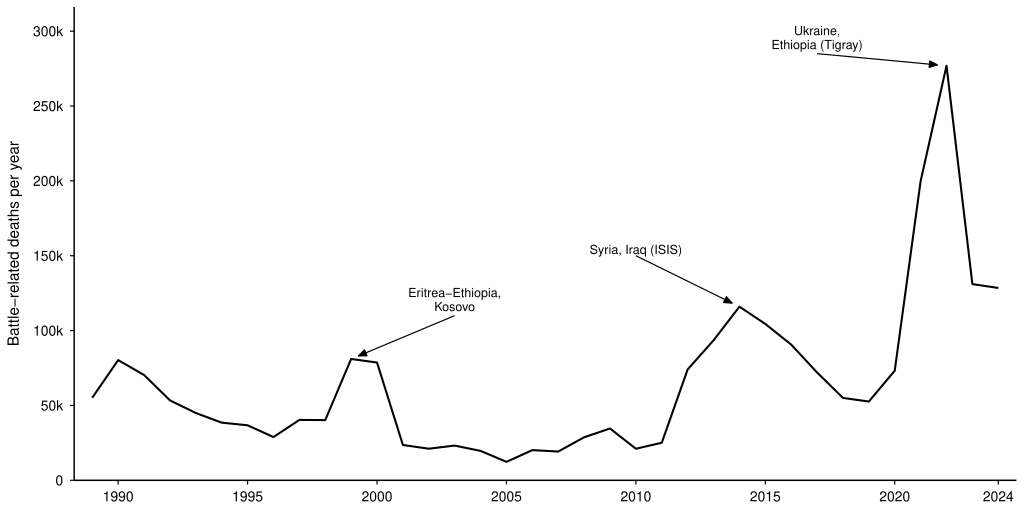

The R source for this figure:
# Task 5 v2 — Global battle-related deaths, 1989-2024 (B&W).
# v2 changes vs v1:
#   * Dropped the 1990 "Gulf War / Liberia / Sri Lanka" callout — the bump
#     there is small relative to later peaks and the label was anchoring
#     on a flat shoulder, not a real local maximum. Three callouts (1999,
#     2014, 2022) now mark the three clear visual peaks.
#   * Title rewritten in Quarto: original wording ("any year since records
#     began") implied a long historical baseline; UCDP only goes back to
#     1989, so the v2 title says "in three decades of UCDP records" instead.
# Story: in 35 years of UCDP records, battle deaths have never been higher
#   than they were in 2022 (Ukraine + Tigray).
# Strict black-and-white aesthetic: only pure black on pure white.
# No greys, no semi-transparent fills, no shaded uncertainty bands.
#
# Source: UCDP (2025). Battle-Related Deaths Dataset, version 25.1.
#   Uppsala Conflict Data Program. https://ucdp.uu.se/downloads/

setwd("/Users/alexanderweber/Documents/hsg/6_semester/data_visualization_with_ai")

suppressPackageStartupMessages({
  library(dplyr)
  library(readr)
  library(ggplot2)
  library(ggrepel)
})

# Strict B&W theme — every chart element forced to pure black on white.
# Does NOT source design_system.R, since that palette includes greys.
chart_family <- ""

theme_bw_strict <- function(base_size = 11, base_family = "") {
  ggplot2::theme_minimal(base_size = base_size, base_family = base_family) +
    ggplot2::theme(
      plot.title             = ggplot2::element_blank(),
      plot.subtitle          = ggplot2::element_blank(),
      plot.caption           = ggplot2::element_blank(),
      axis.title             = ggplot2::element_text(size = 11, color = "black"),
      axis.title.y           = ggplot2::element_text(margin = ggplot2::margin(r = 8)),
      axis.text              = ggplot2::element_text(size = 10, color = "black"),
      axis.line.x            = ggplot2::element_line(color = "black", linewidth = 0.5),
      axis.line.y            = ggplot2::element_line(color = "black", linewidth = 0.5),
      axis.ticks             = ggplot2::element_line(color = "black", linewidth = 0.4),
      axis.ticks.length      = ggplot2::unit(3, "pt"),
      panel.grid.major       = ggplot2::element_blank(),
      panel.grid.minor       = ggplot2::element_blank(),
      plot.background        = ggplot2::element_rect(fill = "white", color = NA),
      panel.background       = ggplot2::element_rect(fill = "white", color = NA)
    )
}

raw <- read_csv(
  "data/task_05/BattleDeaths_v25_1_conf.csv",
  show_col_types = FALSE
)

# Aggregate global yearly battle-related deaths (best estimate)
yearly <- raw %>%
  group_by(year) %>%
  summarise(deaths = sum(bd_best, na.rm = TRUE), .groups = "drop") %>%
  arrange(year)

cat("Years:", min(yearly$year), "-", max(yearly$year), "\n")
cat("Top 5 deadliest years:\n")
yearly %>% arrange(desc(deaths)) %>% head(5) %>% print()

# Annotations for major conflict spikes — kept few to preserve B&W cleanliness
ann <- tibble::tribble(
  ~year, ~deaths, ~label,
  1999,  yearly$deaths[yearly$year == 1999], "Eritrea-Ethiopia,\nKosovo",
  2014,  yearly$deaths[yearly$year == 2014], "Syria, Iraq (ISIS)",
  2022,  yearly$deaths[yearly$year == 2022], "Ukraine,\nEthiopia (Tigray)"
)

  # Manual annotations: geom_segment supports arrow.fill, ggrepel does not.
  # Each label gets a fixed position; the segment from label-end to data-point
  # uses a closed, black-filled arrowhead.
  ann_pos <- ann
  ann_pos$x_lbl <- c(2003,   2010,   2017)
  ann_pos$y_lbl <- c(110000, 150000, 285000)
  # Pull the arrow tip back from the data point by a small fraction of the
  # segment, leaving a visible gap between the arrowhead and the line.
  gap_frac <- 0.07
  ann_pos$x_tip <- ann_pos$year   + (ann_pos$x_lbl - ann_pos$year)   * gap_frac
  ann_pos$y_tip <- ann_pos$deaths + (ann_pos$y_lbl - ann_pos$deaths) * gap_frac

p <- ggplot(yearly, aes(x = year, y = deaths)) +
  geom_line(color = "black", linewidth = 0.7) +
  geom_segment(
    data = ann_pos,
    aes(x = x_lbl, y = y_lbl, xend = x_tip, yend = y_tip),
    color = "black", arrow.fill = "black", linewidth = 0.4,
    arrow = grid::arrow(length = grid::unit(2.2, "mm"),
                        angle = 22, type = "closed")
  ) +
  geom_text(
    data = ann_pos, aes(x = x_lbl, y = y_lbl, label = label),
    family = chart_family, color = "black", size = 3.1,
    lineheight = 0.95, vjust = -0.2, hjust = 0.5
  ) +
  scale_x_continuous(
    breaks = c(1990, 1995, 2000, 2005, 2010, 2015, 2020, 2024),
    expand = expansion(mult = c(0.02, 0.02))
  ) +
  scale_y_continuous(
    breaks = seq(0, 300000, 50000),
    labels = function(x) ifelse(x == 0, "0",
                                paste0(format(x / 1000, big.mark = ""), "k")),
    limits = c(0, 310000),
    expand = expansion(mult = c(0, 0.02))
  ) +
  labs(
    x = NULL,
    y = "Battle-related deaths per year"
  ) +
  theme_bw_strict(base_family = chart_family)

out_pdf <- "iterations/task_05/v2/battle_deaths_v2.pdf"
ggsave(out_pdf, p, width = 26, height = 13, units = "cm", device = "pdf")
cat("Saved:", out_pdf, "\n")
